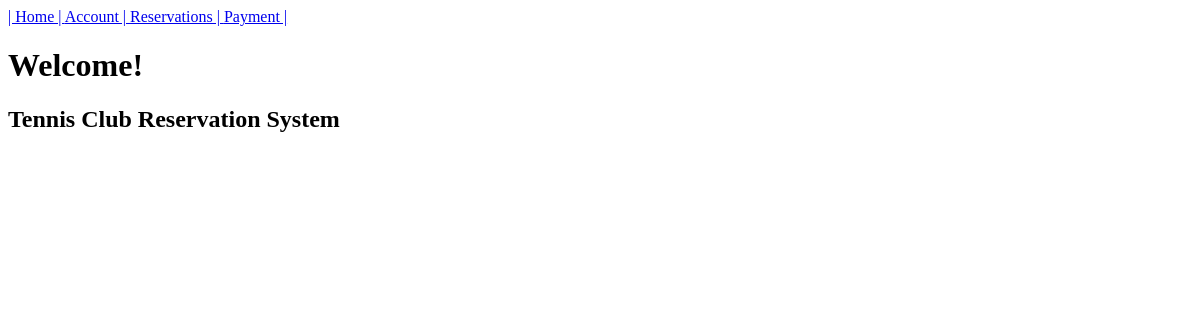
Before: / with the older database file.
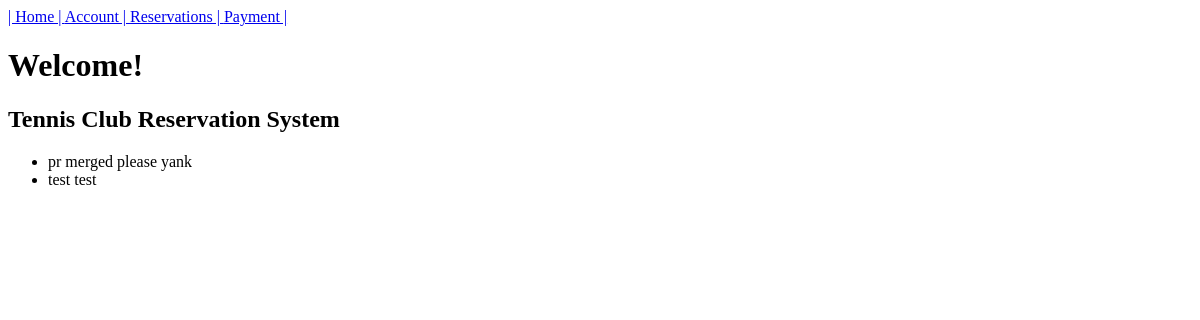
After: the same page with the newer database file.
### app/models.py (models this page shows)
class Test(models.Model):  # new
    text = models.TextField()

### app/views.py (the view)
# urls.py: path("", views.home_page, name='home'),
def home_page(request):
    template_name = 'home.html'
    messages = Test.objects.all()
    context = {
        'messages': messages
    }
    return render(request, template_name, context)

### templates/home.html
{% extends "base.html" %}
{% block content %}
<h1>Welcome!</h1>
<h2>Tennis Club Reservation System</h2>
<ul>
    {% for message in messages %}
      <li>{{ message.text }}</li>
    {% endfor %}
  </ul>
{% endblock content %}

### templates/base.html
<header>
    <a href="{% url 'home' %}">| Home | </a>
    <a href="{% url 'account' %}">Account | </a>
    <a href="{% url 'reservations' %}">Reservations | </a>
    <a href="{% url 'payment' %}">Payment | </a>
  </header>
  {% block content %} {% endblock content %}

Changed rows visible on the page:
added Test: text "pr merged please yank"
added Test: text "test test"
